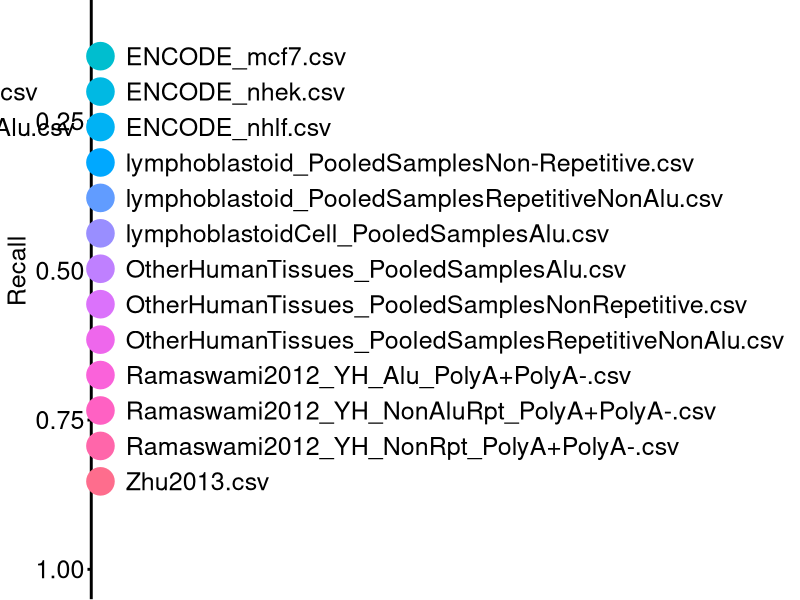
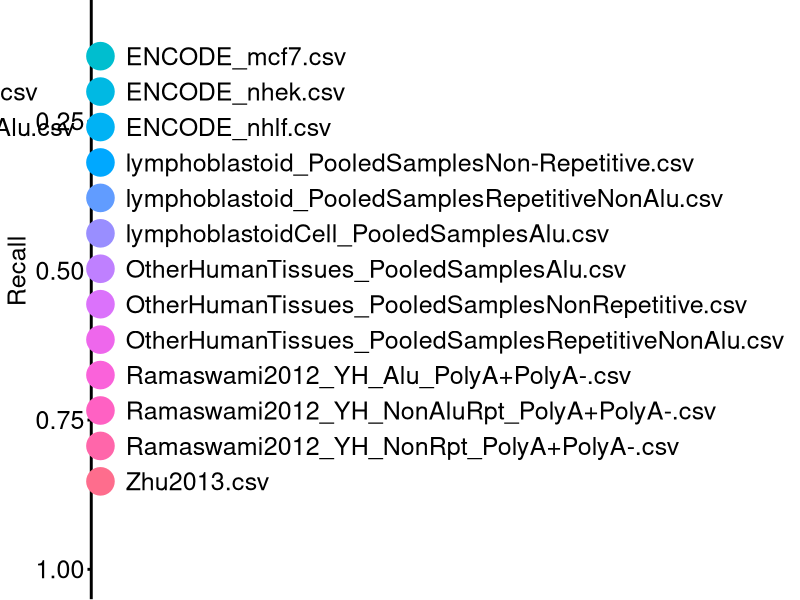

Write R code to recreate these figures, in order.
library("ggplot2")
library("reshape2")

plot_benchmarking <- function(data) {
  g <- ggplot(
    data,
    aes(x=Precision, y=Recall)) +
    geom_point(aes(colour=CSV), size=9, shape=19) +
    stat_smooth(method=lm, se=TRUE, level=0.95) + 
    ylim(0,1) +
    xlim(0,1) +
    labs(
      #title=paste("Benchmarking test for", "Human", "data set"),
      x="Precision",
      y="Recall"
    ) + 
    coord_fixed(ratio=1) +
    theme(axis.line=element_line(size=1), # line weight
          axis.ticks=element_line(size=1, colour="black"), #x/y ticks size
          axis.text=element_text(size=18, colour="black"), # x/y line weight
          axis.title=element_text(size=18, colour="black"), #x/y lab font size
          panel.grid.major=element_line(colour=NA),
          panel.grid.minor=element_line(colour=NA),
          legend.title=element_text(size=18),
          legend.text=element_text(size=18),
          legend.key=element_rect(colour="transparent", fill="transparent"),
          plot.background=element_rect(fill="transparent", colour="transparent"),
          legend.background=element_rect(fill="transparent", colour="transparent"),
          panel.background=element_rect(fill="transparent", colour="transparent")
    )
  plot(g)
  ggsave(filename="test.png", width=400, height=300, units="mm", plot=g, bg="transparent")
}

human_data <- read.table("ivy_bench.csv", header=T, sep=",")
plot_benchmarking(human_data)

